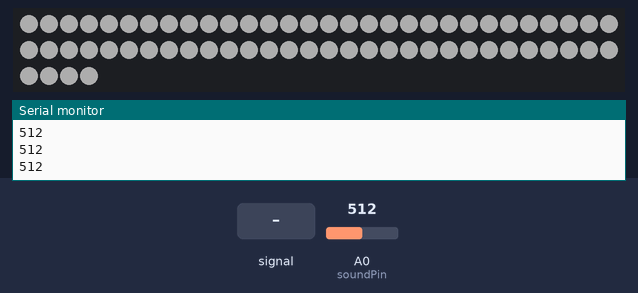
The sketch below on a simulated Arduino Uno, built with avr-gcc and run on an emulated ATmega328P. On the bench: 64 RGB LEDs in strip order, left to right, continuing on the next row, the last lines printed to the serial monitor. The inputs (shaded band) are chosen by the test bench; at power-on: A0 (soundPin) = 512. Dim RGB values are drawn brighter than linear.

Above: at 1.2 s.
1.3 s: A0 (soundPin) set to 0
At 2.4 s:
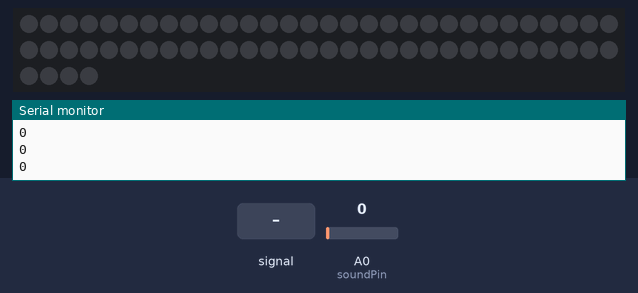
2.8 s: A0 (soundPin) set to 122
At 3.4 s:
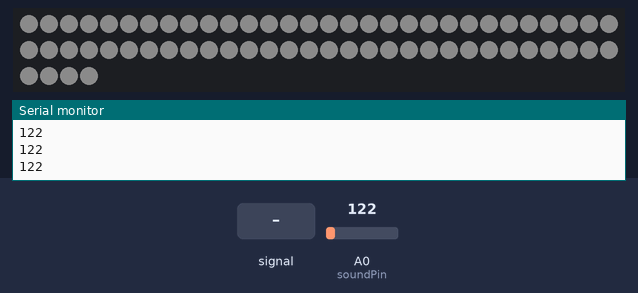
4.3 s: A0 (soundPin) fed a 200 Hz sine of ±81 counts around its level
5.8 s: A0 (soundPin) set to 306
7.3 s: A0 (soundPin) fed a 1000 Hz sine of ±255 counts around its level
Timing chart, 0 to 9.8 s (numbered marks = the images above; inputs shaded):
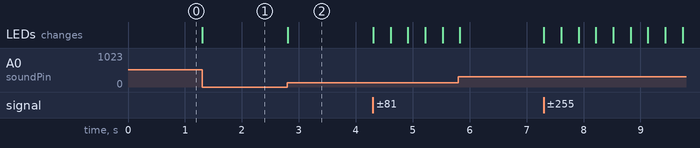

The sketch:

led_matrix_sound.ino
```cpp
#include <FastLED.h>

#define NUM_LEDS 64
#define DATA_PIN 6
#define CLOCK_PIN 7

const int soundPin = A0;

CRGB leds[NUM_LEDS];

void setup() {
  Serial.begin(9600);
  FastLED.addLeds<APA102, DATA_PIN, CLOCK_PIN, BGR>(leds, NUM_LEDS);
  FastLED.setBrightness(100);
}

void loop() {
  int soundValue = analogRead(soundPin);
  int brightness = map(soundValue, 0, 1023, 0, 255);

  for (int i = 0; i < NUM_LEDS; i++) {
    leds[i] = CRGB(brightness, brightness, brightness);
  }

  FastLED.show();

  Serial.println(soundValue);

  delay(10);
}
```

Measured:
- after the input at 1.3 s, the LEDs: change at once (image 1)
- after the input at 2.8 s, the LEDs: change at once (image 2)
